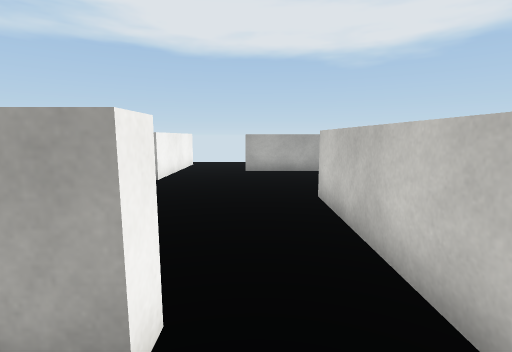
[1] (above)

22 first-person views from a walk through a 3-D level made in the Unity game engine. The camera is 1.4 m above the floor, tilts 8° down and sees 85° across. The floor is counted in squares, 1 m on a side. Each view is taken from the middle of a square. On the plan, view 1 faces up. The plan holds only what a view shows up to about 14 squares ahead; the rest is blank. The place goes on beyond the plan. Surface patterns are stand-ins for the level's own textures.

[2]
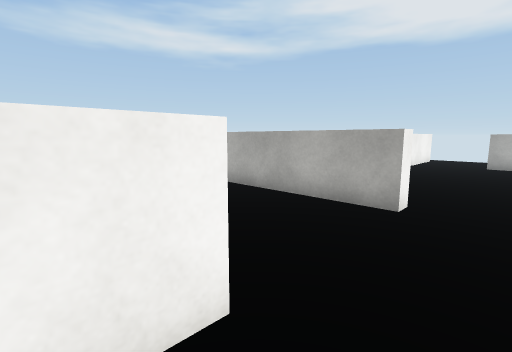

[3]
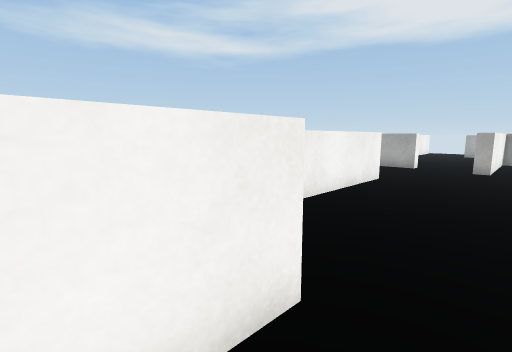

[4]
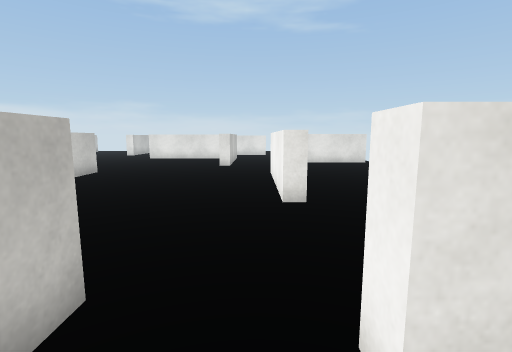

[5]
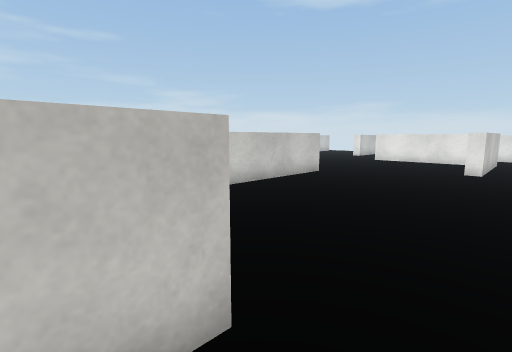

[6]
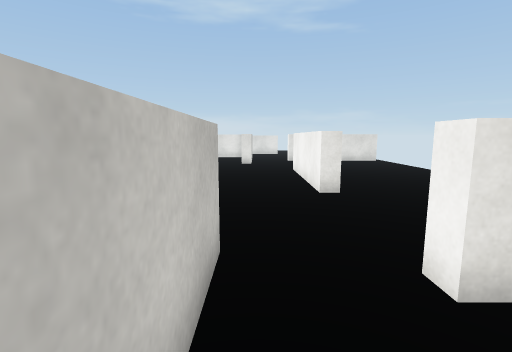

[7]
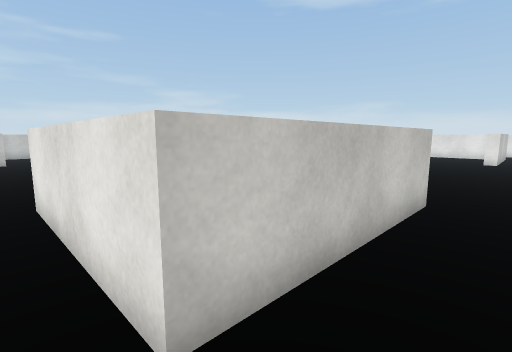

[8]
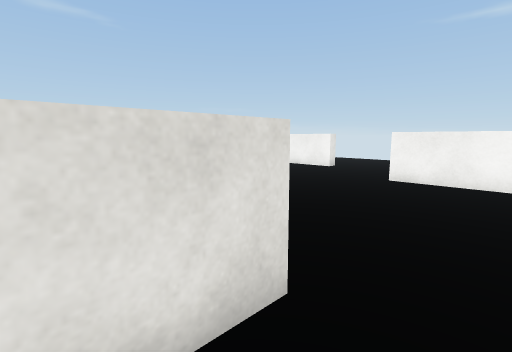

[9]
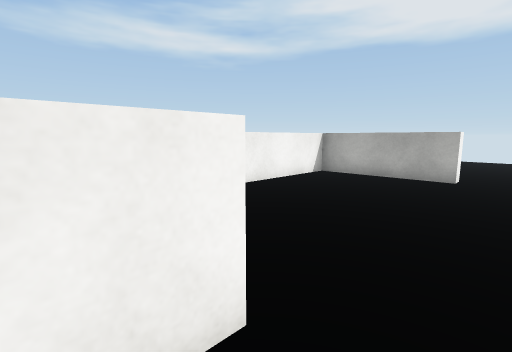

[10]
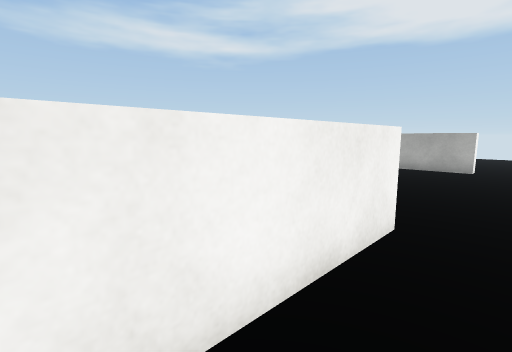

[11]
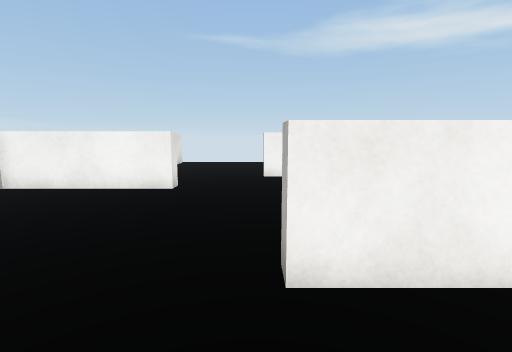

[12]
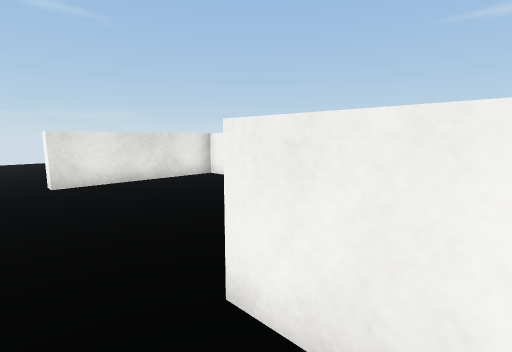

[13]
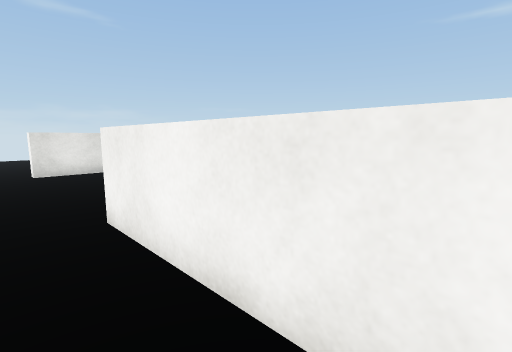

[14]
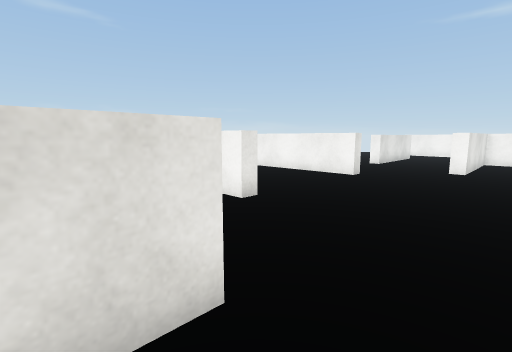

[15]
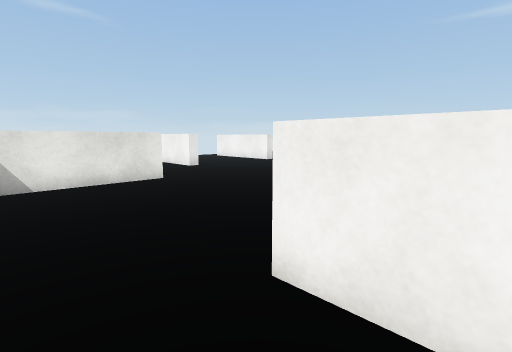

[16]
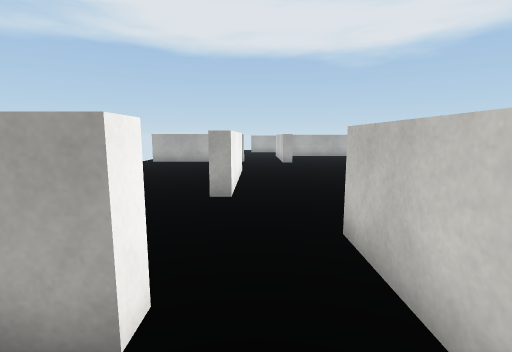

[17]
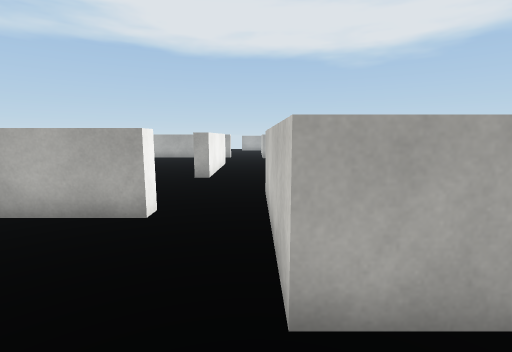

[18]
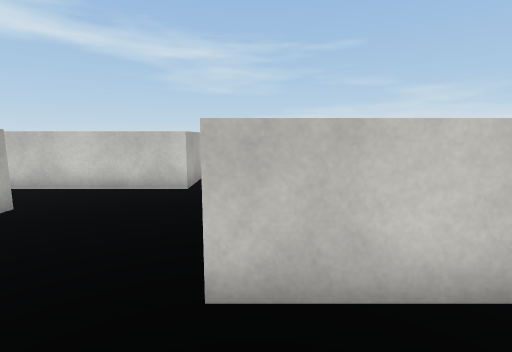

[19]
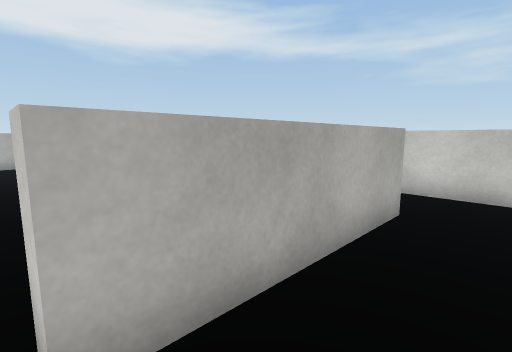

[20]
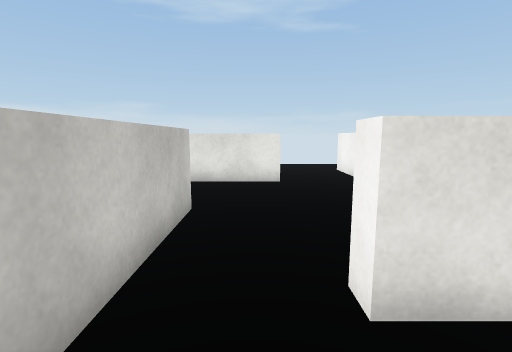

[21]
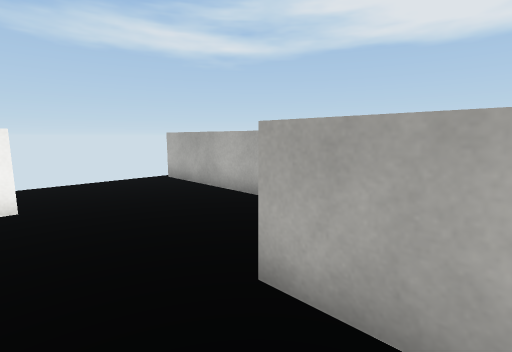

[22]
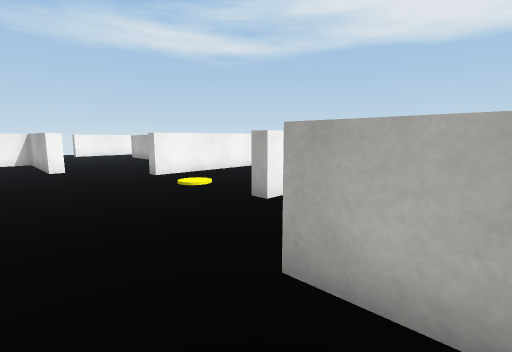

### Floor plan
Points are (right, up) in squares from view 1. A wall is a line through its corners. A room is listed if a view was taken in it or the views show most of it. See-through windows are left out.
Room 1 (views 1, 2, 3, 8, 9, 10, 11, 12, 13, 14, 15, 16, 17, 18, 19, 20, 21, 22)
walls: (6.6, -2.6) (6.6, -7.7) (6.1, -7.7) (6.1, -3); (9.1, 2.6) (11.1, 2.6); (20, -5.9) (20, -7.8); (17.6, -14.7) (21.8, -14.7); (8.9, -17.6) (9.5, -17.6) (9.5, -19.5); (14.4, -17.6) (14.9, -17.6) (14.9, -18.9); (3.1, -15.2) (1.2, -15.2) (1.2, -10.2) (1.7, -10.2) (1.7, -14.7) (6.6, -14.7) (6.6, -15.2); (-1.1, -2.7) (-0.6, -2.7) (-0.6, -7.7) (-1.1, -7.7); (6.4, 6.3) (6.4, 5.8) (1.9, 5.8) (1.9, 0.8) (1.4, 0.8); (-0.6, 1.4) (-5.6, 1.4); (-2, -11.9) (-0.8, -11.9) (-0.8, -12.4) (-5.8, -12.4); (19.1, 6.1) (17.2, 6.1); (14.9, 8.5) (14.4, 8.5); (-0.9, -18.7) (2.1, -18.7); (9.5, 13.2) (9.5, 8.5) (9, 8.5); (-3.9, -19.1) (-3.9, -16.5)
ways out: opening at (0.5, 1.5) to room 2; opening at (7.5, 7.5) to room 2; opening at (17, 7.7); gap at (-6, -12)
objects: yellow disc (12, 8)
Room 2 (views 4, 5, 6, 7)
walls: (2.6, 11.5) (-0.5, 11.5); (-3.1, 13.8) (-3.1, 8.8); (-1.2, 1.9) (-0.6, 1.9) (-0.6, 1.4); (1.4, 0.8) (1.4, 6.3) (6.4, 6.3)
ways out: opening at (0.5, 1.5) to room 1; opening at (7.5, 7.5) to room 1

Positions as (right, up) in squares from view 1, and headings:
1: (0, 0), facing up
2: (1, -4), facing up-left
3: (3, -12), facing up-left
4: (0, 3), facing down
5: (0, 2), facing down-right
6: (1, 4), facing down
7: (0, 7), facing down-right
8: (11, 4), facing down-left
9: (8, -4), facing up-left
10: (8, -7), facing up-left
11: (9, -8), facing left
12: (8, -6), facing down-left
13: (8, -3), facing down-left
14: (19, -13), facing down-left
15: (22, -6), facing down-left
16: (0, -14), facing up
17: (1, -17), facing up
18: (-6, -17), facing right
19: (-6, -14), facing up-right
20: (0, -10), facing down
21: (3, -17), facing up-left
22: (19, 4), facing up-left
